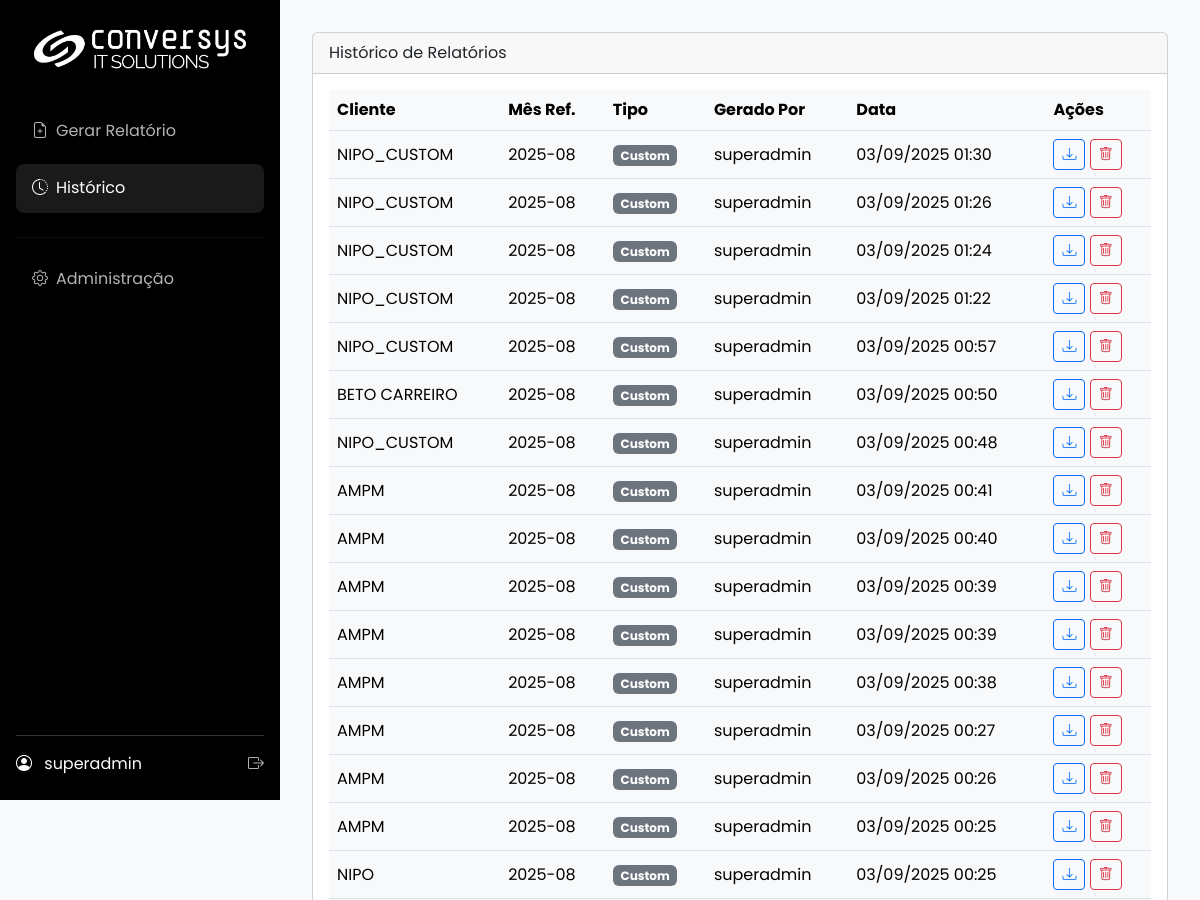
The app's page /history (signed in, upper part), older data.
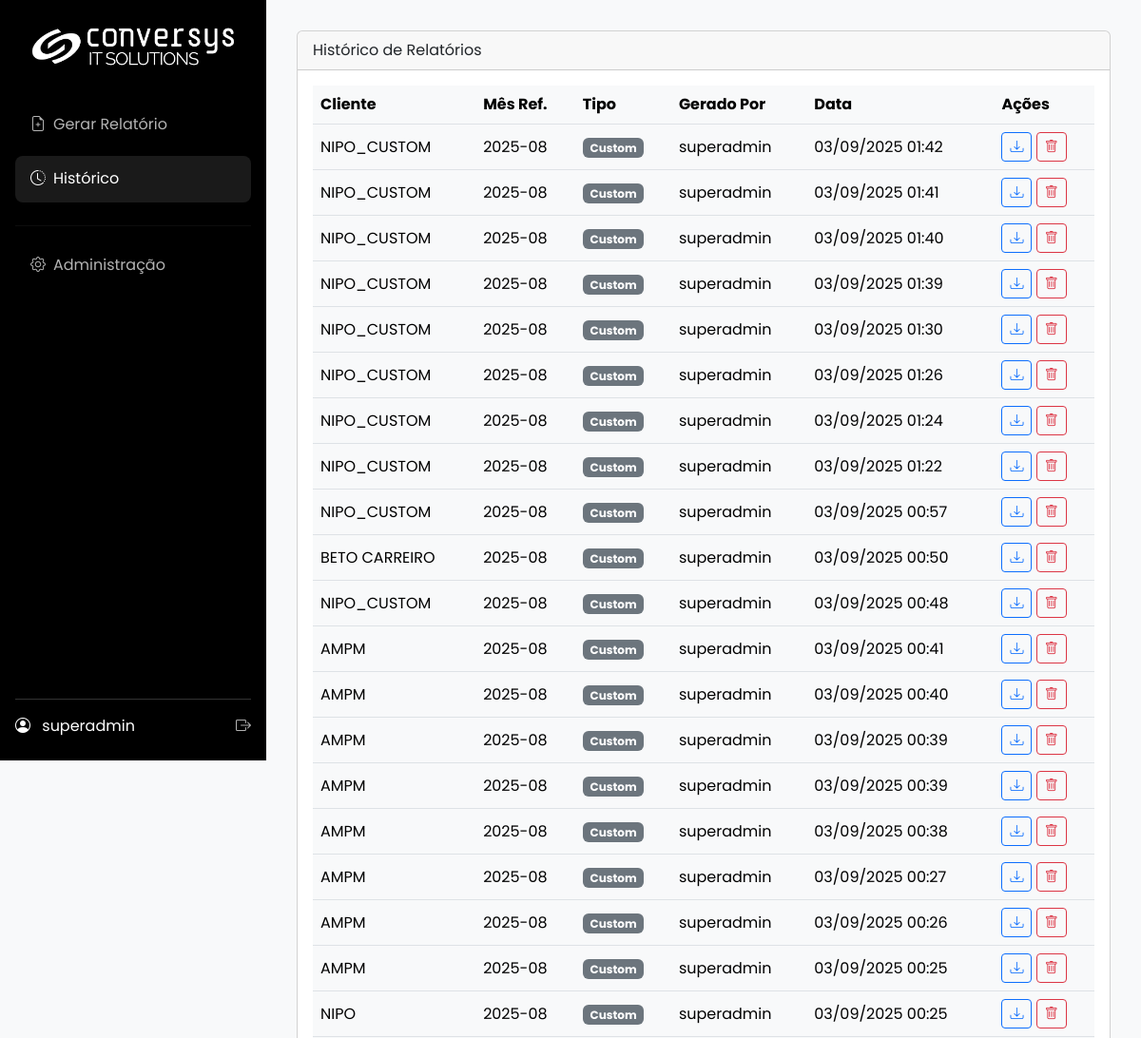
The same page, newer data.
### app/models.py (models this page shows, shortened)
class SystemConfig(db.Model):
    id = db.Column(db.Integer, primary_key=True)
    company_name = db.Column(db.String(100), default="Conversys IT Solutions")
    footer_text = db.Column(db.String(255), default=f"Conversys IT Solutions Copyright {dt.datetime.now().year} – Todos os direitos Reservados | Política de privacidade")
    primary_color = db.Column(db.String(7), default="#2c3e50")
    secondary_color = db.Column(db.String(7), default="#3498db")
    logo_dark_bg_path = db.Column(db.String(255), nullable=True)
    logo_light_bg_path = db.Column(db.String(255), nullable=True)
    login_background_path = db.Column(db.String(255), nullable=True)
    default_cover_path = db.Column(db.String(255), nullable=True)
    color_scheme = db.Column(db.String(10), default="light")
    color_bg_main = db.Column(db.String(7), default="#f8f9fa")
    color_bg_card = db.Column(db.String(7), default="#ffffff")
    color_text_light = db.Column(db.String(7), default="#212529")
    color_border = db.Column(db.String(7), default="#dee2e6")
    login_media_path = db.Column(db.String(255), nullable=True)
    report_cover_path = db.Column(db.String(255), nullable=True)
    report_final_page_path = db.Column(db.String(255), nullable=True)

class User(UserMixin, db.Model):
    id = db.Column(db.Integer, primary_key=True)
    username = db.Column(db.String(64), index=True, unique=True)
    email = db.Column(db.String(120), index=True, unique=True)
    password_hash = db.Column(db.String(256))
    role_id = db.Column(db.Integer, db.ForeignKey('role.id'))
    reports = db.relationship('Report', backref='user', lazy='dynamic')
    clients = db.relationship('Client', secondary=user_client_association, back_populates='users')
    def has_role(self, role_name):
        return self.role.name == role_name

class Report(db.Model):
    id = db.Column(db.Integer, primary_key=True)
    filename = db.Column(db.String(255), unique=True, nullable=False)
    file_path = db.Column(db.String(255), nullable=False)
    created_at = db.Column(db.DateTime, default=dt.datetime.utcnow)
    reference_month = db.Column(db.String(7), nullable=False)
    user_id = db.Column(db.Integer, db.ForeignKey('user.id'), nullable=False)
    client_id = db.Column(db.Integer, db.ForeignKey('client.id'), nullable=False)
    report_type = db.Column(db.String(50), default='custom', nullable=False)

class Client(db.Model):
    id = db.Column(db.Integer, primary_key=True)
    name = db.Column(db.String(100), nullable=False, unique=True)
    zabbix_url = db.Column(db.String(255), nullable=False)
    zabbix_user = db.Column(db.String(100), nullable=False)
    zabbix_password = db.Column(db.String(255), nullable=False)
    sla_contract = db.Column(db.Float, nullable=False, default=99.9)
    logo_path = db.Column(db.String(255))
    reports = db.relationship('Report', backref='client', lazy='dynamic')
    users = db.relationship('User', secondary=user_client_association, back_populates='clients')
    zabbix_groups = db.relationship('ClientZabbixGroup', backref='client', lazy='dynamic', cascade="all, delete-orphan")

### app/main/routes.py (the view)
@main.route('/history')
@login_required
def history():
    query = Report.query
    if current_user.has_role('client'):
        client_ids = [c.id for c in current_user.clients]
        query = query.filter(Report.client_id.in_(client_ids))
    reports = query.order_by(Report.created_at.desc()).all()
    return render_template('history.html', title="Histórico", reports=reports)

### app/__init__.py (called while the page is built)
@login_manager.user_loader
def load_user(user_id):
    from .models import User
    return db.session.get(User, int(user_id))

def _ensure_request_id():
    rid = getattr(g, "request_id", None)
    if not rid:
        rid = uuid.uuid4().hex
        g.request_id = rid
    return rid

### app/main/routes.py (called while the page is built, shortened)
@main.before_app_request
def before_request_func():
    cfg = SystemConfig.query.first()
    g.sys_config = cfg

### app/templates/history.html (shortened to what this page needs)
{% extends 'base.html' %}
{% block content %}
<div class="card">
    <div class="card-header">Histórico de Relatórios</div>
    <div class="card-body">
        <div class="table-responsive">
            <table class="table table-hover align-middle">
            <thead>
                <tr>
                    <th>Cliente</th>
                    <th>Mês Ref.</th>
                    <th>Tipo</th>
                    <th>Gerado Por</th>
                    <th>Data</th>
                    <th>Ações</th>
                </tr>
            </thead>
            <tbody>
            {% for report in reports %}
            <tr>
                <td>{{ report.client.name }}</td>
                <td>{{ report.reference_month }}</td>
                <td><span class="badge bg-secondary">{{ report.report_type.replace('_', ' ')|title }}</span></td>
                <td>{{ report.user.username }}</td>
                <td>{{ report.created_at.strftime('%d/%m/%Y %H:%M') }}</td>
                <td>
                    <a href="{{ url_for('main.download_report', report_id=report.id) }}" class="btn btn-sm btn-outline-primary" title="Baixar Novamente">
                        <i class="bi bi-download"></i>
                    </a>
                    <button class="btn btn-sm btn-outline-danger" title="Excluir Relatório" onclick="confirmDelete('{{ url_for('main.delete_report', report_id=report.id) }}')">
                        <i class="bi bi-trash"></i>
                    </button>
                </td>
            </tr>
            {% else %}
            <tr><td colspan="6" class="text-center text-muted p-4">Nenhum relatório no histórico.</td></tr>
            {% endfor %}
            </tbody>
            </table>
        </div>
    </div>
</div>
{% endblock %}

### app/templates/base.html (shortened to what this page needs)
<!DOCTYPE html>
<html lang="pt-br" data-bs-theme="{{ g.sys_config.color_scheme | default('dark') }}">
<head>
    <link href="https://cdn.jsdelivr.net/npm/bootstrap@5.3.3/dist/css/bootstrap.min.css" rel="stylesheet">
    <link rel="stylesheet" href="https://cdn.jsdelivr.net/npm/bootstrap-icons@1.11.3/font/bootstrap-icons.min.css">
</head>
<body>
    <div class="d-flex">
        <div class="sidebar">
            <a href="{{ url_for('main.index') }}" class="logo">
                {% if g.sys_config.logo_dark_bg_path %}
                    <img src="{{ url_for('main.uploaded_file', filename=g.sys_config.logo_dark_bg_path) }}" alt="Logo">
                {% else %}
                    <span>{{ g.sys_config.company_name }}</span>
                {% endif %}
            </a>
            <ul class="nav flex-column">
                <li><a href="{{ url_for('main.gerar_form') }}" class="nav-link {% if request.endpoint == 'main.gerar_form' %}active{% endif %}"><i class="bi bi-file-earmark-plus me-2"></i>Gerar Relatório</a></li>
                <li><a href="{{ url_for('main.history') }}" class="nav-link {% if request.endpoint == 'main.history' %}active{% endif %}"><i class="bi bi-clock-history me-2"></i>Histórico</a></li>
                {% if current_user.has_role('admin') or current_user.has_role('super_admin') %}
                <hr style="border-color: rgba(255,255,255,0.2);">
                <li><a href="{{ url_for('admin.dashboard') }}" class="nav-link {% if 'admin.' in request.endpoint %}active{% endif %}"><i class="bi bi-gear me-2"></i>Administração</a></li>
                {% endif %}
            </ul>
            <div class="user-info">
                <div class="d-flex justify-content-between align-items-center">
                    <div>
                        <i class="bi bi-person-circle me-2"></i>
                        <span>{{ current_user.username }}</span>
                    </div>
                    <a href="{{ url_for('auth.logout') }}" title="Sair"><i class="bi bi-box-arrow-right"></i></a>
                </div>
            </div>
        </div>
        <div class="main-content flex-grow-1">
            {% block content %}{% endblock %}
        </div>
    </div>
</body>
</html>

Row changes from the older to the newer data that the page shows:
added Report: client.name "NIPO_CUSTOM", reference_month "2025-08", report_type.replace "Custom", user.username "superadmin", created_at "03/09/2025 01:42"
added Report: client.name "NIPO_CUSTOM", reference_month "2025-08", report_type.replace "Custom", user.username "superadmin", created_at "03/09/2025 01:41"
added Report: client.name "NIPO_CUSTOM", reference_month "2025-08", report_type.replace "Custom", user.username "superadmin", created_at "03/09/2025 01:40"
added Report: client.name "NIPO_CUSTOM", reference_month "2025-08", report_type.replace "Custom", user.username "superadmin", created_at "03/09/2025 01:39"
